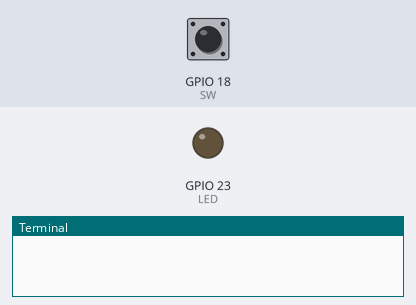
Simulated run of this program. Board: Raspberry Pi (BCM pin numbers). On the bench: output pins drawn as LEDs (lit = HIGH), the last lines printed to the terminal. Inputs (shaded band) come from the test bench; at power-on: GPIO 18 (SW) HIGH.

Above: at 1.2 s.
1.3 s: GPIO 18 (SW) pulled LOW for 0.15 s
At 2.1 s:
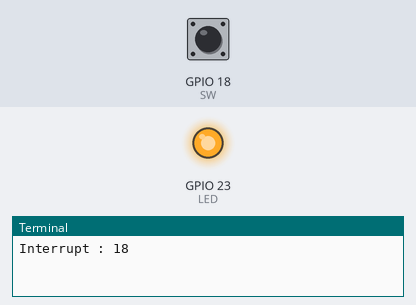
Timing chart, 0 to 4.3 s (numbered marks = the images above; inputs shaded):
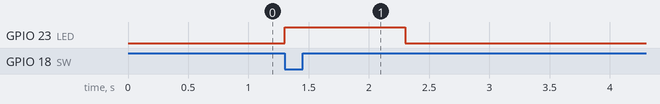

The program:

interrupt.py
```python
import RPi.GPIO as GPIO
import time

LED = 23
SW = 18

GPIO.setmode(GPIO.BCM)
GPIO.setup(SW, GPIO.IN, pull_up_down=GPIO.PUD_UP)
GPIO.setup(LED, GPIO.OUT)

# 인터럽트 발생시 호출되는 함수
def interrupt_callback(channel):
	print('Interrupt :', channel)
	GPIO.output(LED, True) # LED On
	time.sleep(1) # 1초 대기
	GPIO.output(LED, False) # LED Off

# FALLING엣지 검출 시 콜백함수 호출
GPIO.add_event_detect(SW, GPIO.FALLING, callback=interrupt_callback, bouncetime=300)

# 무한 대기..
while True:
	pass
```

Measured:
- after the input at 1.3 s, GPIO 23 (LED): LOW → HIGH at once, → LOW 1.0 s later
